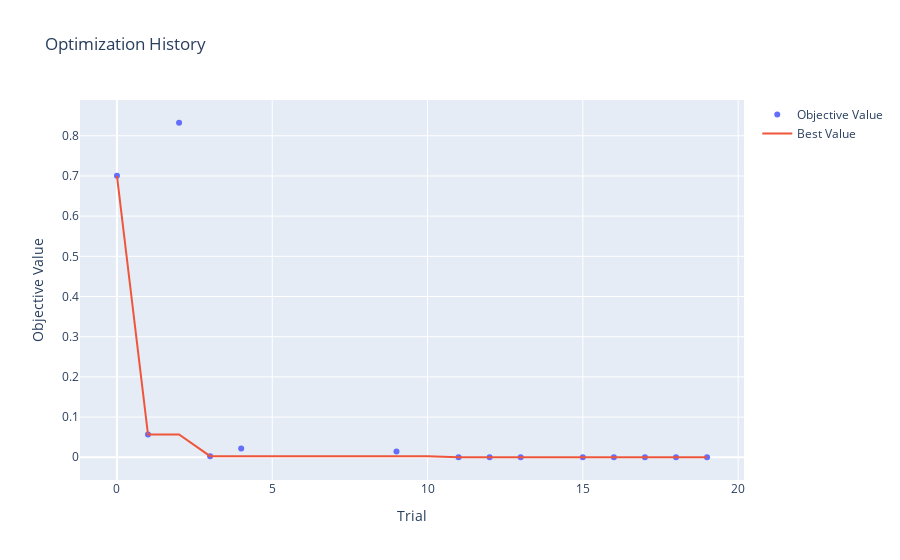
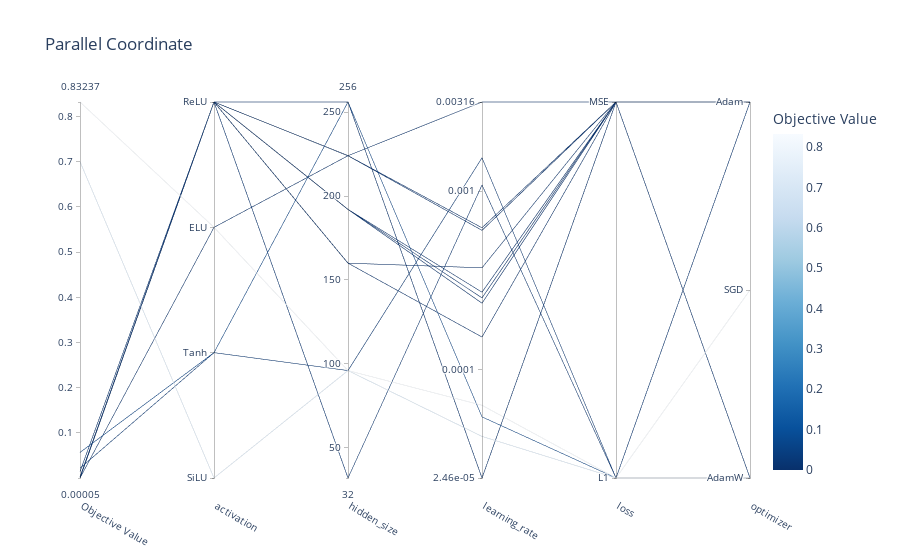
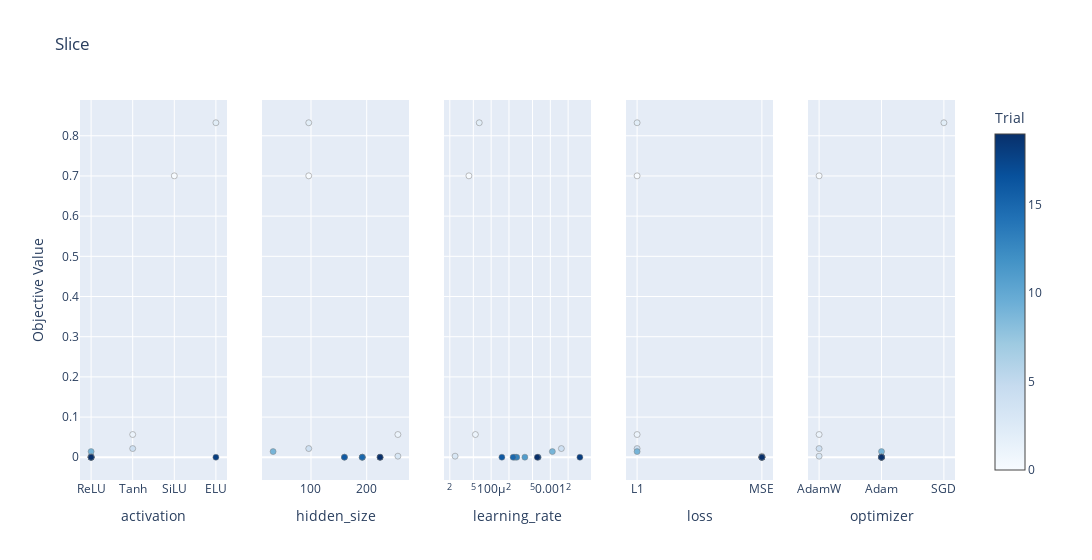
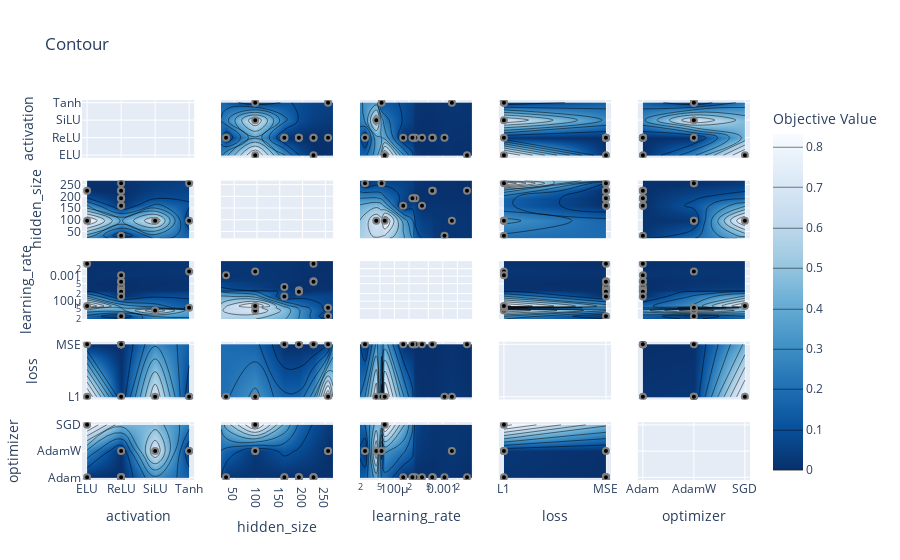

Source (notebook cell) for these figures, in order:
### Code cell
# Optuna visualization: interactive plots + optional HTML export
# Run this AFTER the study optimization cell.

# Ensure visualization dependencies
try:
    from optuna import visualization as vis
except Exception:
    import sys, subprocess
    subprocess.check_call([sys.executable, "-m", "pip", "install", "optuna", "plotly"])  # install if missing
    from optuna import visualization as vis

if "study" not in globals():
    raise RuntimeError("Optuna study not found. Run the tuning cell first.")

# Build figures
figs = [
    ("Optimization History", vis.plot_optimization_history(study)),
    ("Parallel Coordinate", vis.plot_parallel_coordinate(study)),
    ("Slice", vis.plot_slice(study)),
    ("Contour", vis.plot_contour(study)),
    ("Param Importances", vis.plot_param_importances(study)),
    ("EDF", vis.plot_edf(study)),
]

# Show interactively in the notebook
for title, fig in figs:
    fig.update_layout(title=title)
    fig.show()

# Optional: save to HTML under output/plots
import os
from datetime import datetime
import plotly.io as pio
save_dir = os.path.join("output", "plots")
os.makedirs(save_dir, exist_ok=True)
ts = datetime.now().strftime("%Y%m%d_%H%M%S")
for title, fig in figs:
    filename = os.path.join(save_dir, f"optuna_{title.lower().replace(' ', '_')}_{ts}.html")
    pio.write_html(fig, file=filename, include_plotlyjs="cdn")
print(f"Saved {len(figs)} figures to {save_dir}")
